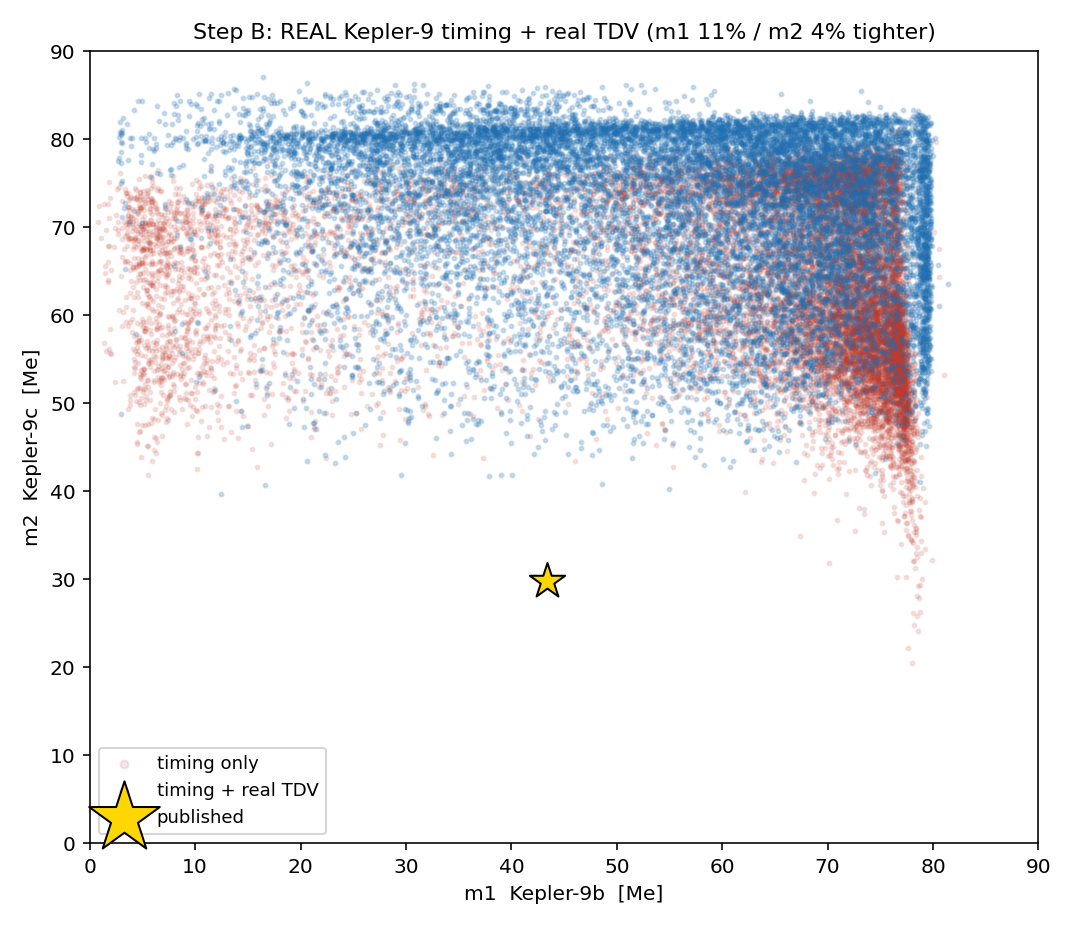

The Python source for this figure:
"""
Kepler-9 durations, STEP B (torch env, REBOUND): fit the REAL Holczer data with timing + real
transit-duration variations (TDV). Uses REBOUND at Kepler-9's real periods with the resonant PHASE
found by the gating diagnostic (~1.05 rad, where REBOUND reproduces the real O-C pattern, corr~1).
Two flows on the same real system: timing-only vs timing+TDV, to see the mass localize on REAL data.

Honest caveats (documented): (1) fixed phase (not jointly inferred); (2) our duration model is
edge-on, 1 Rsun (a realism gap vs the true geometry) — so the TDV arm is more approximate than
timing; (3) single-seed. Feature: per-transit O-C (min) + fractional TDV, at the transits where BOTH
are clean. Sign of the real O-C/TDV is aligned to REBOUND's convention via the published-mass model.
Writes kepler9_stepB.png + json.
"""
import csv, json, numpy as np, torch
import matplotlib; matplotlib.use("Agg")
import matplotlib.pyplot as plt
import simulator as S
from flow import NPEFlow

# ---- configure REBOUND at Kepler-9 ----
S.P1 = 19.2463 * S.DAY; S.BASELINE = 1560.0 * S.DAY; S.STEP = S.P1 / 60.0
S.PHASE2 = 1.05                                  # resonant phase from the gating scan
PC = 38.9498 * S.DAY
PUBLISHED = np.array([43.4, 29.8])
M_LO, M_HI, EMAX = 5.0, 80.0, 0.15
TIME_NOISE = 1.0
EPOCHS, BATCH, LR = 300, 256, 1e-3
DEVICE = "cuda" if torch.cuda.is_available() else "cpu"
PRIOR_STD = np.array([(M_HI-M_LO)/np.sqrt(12)]*2 + [.075]*4)


def load_col(path, col):                          # col index in the TSV (2=OC or 2=TDV)
    if not __import__("os").path.exists(path):    # reproducible: fetch real TDV from VizieR if absent
        koi = path.split("_")[-1].replace(".tsv", "")
        url = ("https://vizier.cds.unistra.fr/viz-bin/asu-tsv?-source=J/ApJS/225/9/table3"
               f"&KOI={koi}&-out=KOI,N,TDV,e_TDV,f_TDV,Out,Over&-out.max=99999")
        __import__("urllib.request", fromlist=["request"]).urlretrieve(url, path)
    d = {}
    for line in open(path):
        if (line[:1].isdigit() or line[:1] == " ") and "\t" in line:
            p = line.rstrip().split("\t")
            if len(p) >= 7 and p[1].strip() and p[2].strip():
                try:
                    n = int(p[1]); v = float(p[2]); e = float(p[3])
                    flag = p[4].strip(); out = p[5].strip(); over = p[6].strip()
                    if flag == "" and out in ("", "0") and over in ("", "0"):
                        d[n] = (v, e)
                except ValueError:
                    pass
    return d


# real O-C (from csv) and TDV (from tsv), intersect clean transits per planet
ocsv = {}
for r in csv.DictReader(open("kepler9_ttv.csv")):
    ocsv.setdefault(r["planet"], {})[int(r["N"])] = float(r["OC_min"])
tdv = {"Kepler-9b": load_col("kepler9_tdv_377.01.tsv", 2), "Kepler-9c": load_col("kepler9_tdv_377.02.tsv", 2)}
seg = {}
for p, koi in [("Kepler-9b", 0), ("Kepler-9c", 1)]:
    Ns = sorted(set(ocsv[p]) & set(tdv[p]))
    seg[p] = dict(N=np.array(Ns), oc=np.array([ocsv[p][n] for n in Ns]),
                  tdv=np.array([tdv[p][n][0] for n in Ns]))
Nb, Nc = seg["Kepler-9b"]["N"], seg["Kepler-9c"]["N"]
nb, nc = len(Nb), len(Nc)
S.N_TRANSITS_1, S.N_TRANSITS_2 = int(Nb.max())+1, int(Nc.max())+1
S.FEATURE_DIM = S.N_TRANSITS_1 + S.N_TRANSITS_2
S.DURATION_DIM = S.FEATURE_DIM; S.FEATURE_DIM_FULL = 2 * S.FEATURE_DIM
CIRC = np.array([S._circ_duration(S.P1), S._circ_duration(PC)])   # years, per planet
print(f"clean-both transits: 9b {nb}, 9c {nc}")


def sim_feature(theta):                           # -> (B, nb+nc) O-C(min) , (B, nb+nc) fractional TDV
    f = S.simulate(theta, p2=np.full(len(theta), PC), durations=True)
    n1 = S.N_TRANSITS_1
    oc_full, dur_full = f[:, :S.FEATURE_DIM], f[:, S.FEATURE_DIM:]     # dur = anomaly in minutes
    ocb = oc_full[:, Nb]; occ = oc_full[:, Nc]
    # fractional TDV from the minute-anomaly feature: frac = (anom-mean)*MIN / circ_dur
    db = dur_full[:, Nb]; dc = dur_full[:, Nc]
    fb = (db - np.nanmean(db, 1, keepdims=True)) * S.MIN / CIRC[0]
    fc = (dc - np.nanmean(dc, 1, keepdims=True)) * S.MIN / CIRC[1]
    return np.concatenate([ocb, occ], 1), np.concatenate([fb, fc], 1)


def sample_prior(n, rng):
    m1 = rng.uniform(M_LO, M_HI, n); m2 = rng.uniform(M_LO, M_HI, n)
    e1 = EMAX*np.sqrt(rng.uniform(0, 1, n)); w1 = rng.uniform(0, 2*np.pi, n)
    e2 = EMAX*np.sqrt(rng.uniform(0, 1, n)); w2 = rng.uniform(0, 2*np.pi, n)
    return np.stack([m1, m2, e1*np.cos(w1), e1*np.sin(w1), e2*np.cos(w2), e2*np.sin(w2)], 1)


def gen(n, seed):
    rng = np.random.default_rng(seed); th = sample_prior(n, rng)
    OC = np.full((n, nb+nc), np.nan); TD = np.full((n, nb+nc), np.nan)
    for i in range(0, n, 2000):
        sl = slice(i, min(i+2000, n))
        oc, td = sim_feature(th[sl]); OC[sl] = oc; TD[sl] = td
    ok = ~np.isnan(OC).any(1) & ~np.isnan(TD).any(1)
    return th[ok], OC[ok], TD[ok]


# ---- sign alignment + realism check via the published-mass model ----
pub_oc, pub_td = sim_feature(np.array([[PUBLISHED[0], PUBLISHED[1], 0.10, 0.0, 0.07, 0.03]]))
real_oc = np.concatenate([seg["Kepler-9b"]["oc"], seg["Kepler-9c"]["oc"]])
real_td = np.concatenate([seg["Kepler-9b"]["tdv"], seg["Kepler-9c"]["tdv"]])
real_td = real_td - real_td.mean()
s_oc = np.sign(np.corrcoef(pub_oc[0], real_oc)[0, 1])
s_td = np.sign(np.corrcoef(pub_td[0], real_td)[0, 1])
real_oc = real_oc * s_oc; real_td = real_td * s_td
print(f"sign align: O-C x{s_oc:+.0f} (corr {abs(np.corrcoef(pub_oc[0],real_oc)[0,1]):.2f}), "
      f"TDV x{s_td:+.0f} (corr {abs(np.corrcoef(pub_td[0],real_td)[0,1]):.2f})")
print(f"TDV realism: model frac-TDV rms {pub_td.std():.4f} vs real {real_td.std():.4f}")

TDV_NOISE = float(np.median([tdv["Kepler-9b"][n][1] for n in Nb] + [tdv["Kepler-9c"][n][1] for n in Nc]))
th_tr, OC_tr, TD_tr = gen(16000, 0); th_va, OC_va, TD_va = gen(3000, 1)
print(f"train {len(th_tr)}, val {len(th_va)} | TDV noise {TDV_NOISE:.4f}")


def train_fit(use_tdv):
    Xtr = np.concatenate([OC_tr, TD_tr], 1) if use_tdv else OC_tr
    Xva = np.concatenate([OC_va, TD_va], 1) if use_tdv else OC_va
    real = np.concatenate([real_oc, real_td]) if use_tdv else real_oc
    nv = np.concatenate([np.full(nb+nc, TIME_NOISE), np.full(nb+nc, TDV_NOISE)]) if use_tdv else np.full(nb+nc, TIME_NOISE)
    f_mean, f_std = Xtr.mean(0), Xtr.std(0)+1e-8; th_mean, th_std = th_tr.mean(0), th_tr.std(0)+1e-8
    rng = np.random.default_rng(99)

    def prep(X, th):
        x = (X + rng.normal(0, 1, X.shape)*nv - f_mean)/f_std
        return (torch.tensor(x, dtype=torch.float32).to(DEVICE),
                torch.tensor((th-th_mean)/th_std, dtype=torch.float32).to(DEVICE))

    Xv, Yv = prep(Xva, th_va); torch.manual_seed(0)
    flow = NPEFlow(in_dim=Xtr.shape[1], theta_dim=6).to(DEVICE)
    opt = torch.optim.Adam(flow.parameters(), lr=LR); sch = torch.optim.lr_scheduler.StepLR(opt, 100, .5)
    best, bs = np.inf, None
    for ep in range(EPOCHS):
        flow.train(); Xt, Yt = prep(Xtr, th_tr); p = torch.randperm(len(Xt)); Xt, Yt = Xt[p], Yt[p]
        for i in range(0, len(Xt), BATCH):
            opt.zero_grad(); l = flow.nll(Xt[i:i+BATCH], Yt[i:i+BATCH]); l.backward()
            torch.nn.utils.clip_grad_norm_(flow.parameters(), 5.0); opt.step()
        sch.step(); flow.eval()
        with torch.no_grad():
            v = flow.nll(Xv, Yv).item()
        if v < best: best, bs = v, {k: t.clone() for k, t in flow.state_dict().items()}
    flow.load_state_dict(bs)
    xr = torch.tensor((real - f_mean)/f_std, dtype=torch.float32, device=DEVICE).view(1, -1)
    with torch.no_grad():
        post = flow.sample(xr, n=15000).cpu().numpy()[0]*th_std + th_mean
    return post, best


pt, nll_t = train_fit(False); ptd, nll_td = train_fit(True)
print(f"\nREAL Kepler-9 fit (REBOUND, phase {S.PHASE2}):  val NLL timing {nll_t:+.2f} -> +TDV {nll_td:+.2f}")
for i, nm, pub in [(0, "m1(9b)", 43.4), (1, "m2(9c)", 29.8)]:
    print(f"  {nm}: timing {pt[:,i].mean():.1f}+/-{pt[:,i].std():.1f} -> +TDV {ptd[:,i].mean():.1f}+/-{ptd[:,i].std():.1f} (pub {pub})")
tighten = (1 - ptd[:, :2].std(0)/pt[:, :2].std(0))*100
z = np.abs(ptd[:, :2].mean(0)-PUBLISHED)/ptd[:, :2].std(0)
print(f"  m1/m2 tightening {tighten[0]:.0f}%/{tighten[1]:.0f}% ; offset {z[0]:.1f}/{z[1]:.1f} sigma from published")

fig, ax = plt.subplots(figsize=(7.4, 6.4))
ax.scatter(pt[:, 0], pt[:, 1], s=4, alpha=0.12, color="#c0392b", label="timing only", rasterized=True)
ax.scatter(ptd[:, 0], ptd[:, 1], s=4, alpha=0.2, color="#1f6fb2", label="timing + real TDV", rasterized=True)
ax.scatter([PUBLISHED[0]], [PUBLISHED[1]], marker="*", s=340, color="gold", edgecolor="k", zorder=5, label="published")
ax.set_xlabel("m1  Kepler-9b  [Me]"); ax.set_ylabel("m2  Kepler-9c  [Me]"); ax.set_xlim(0, 90); ax.set_ylim(0, 90)
ax.set_title(f"Step B: REAL Kepler-9 timing + real TDV (m1 {tighten[0]:.0f}% / m2 {tighten[1]:.0f}% tighter)", fontsize=11)
ax.legend(fontsize=9, markerscale=2)
fig.tight_layout(); fig.savefig("kepler9_stepB.png", dpi=145); print("  wrote kepler9_stepB.png")
json.dump({"phase": S.PHASE2, "sign_oc": float(s_oc), "sign_tdv": float(s_td),
           "tdv_model_rms": round(float(pub_td.std()), 4), "tdv_real_rms": round(float(real_td.std()), 4),
           "m1_timing": [round(float(pt[:,0].mean()),1), round(float(pt[:,0].std()),1)],
           "m1_tdv": [round(float(ptd[:,0].mean()),1), round(float(ptd[:,0].std()),1)],
           "m2_timing": [round(float(pt[:,1].mean()),1), round(float(pt[:,1].std()),1)],
           "m2_tdv": [round(float(ptd[:,1].mean()),1), round(float(ptd[:,1].std()),1)],
           "tighten_pct": [round(float(tighten[0]),1), round(float(tighten[1]),1)],
           "sigma_from_published": [round(float(z[0]),2), round(float(z[1]),2)],
           "published": PUBLISHED.tolist()}, open("_kepler9_stepB.json", "w"), indent=2)
print("  wrote _kepler9_stepB.json")
